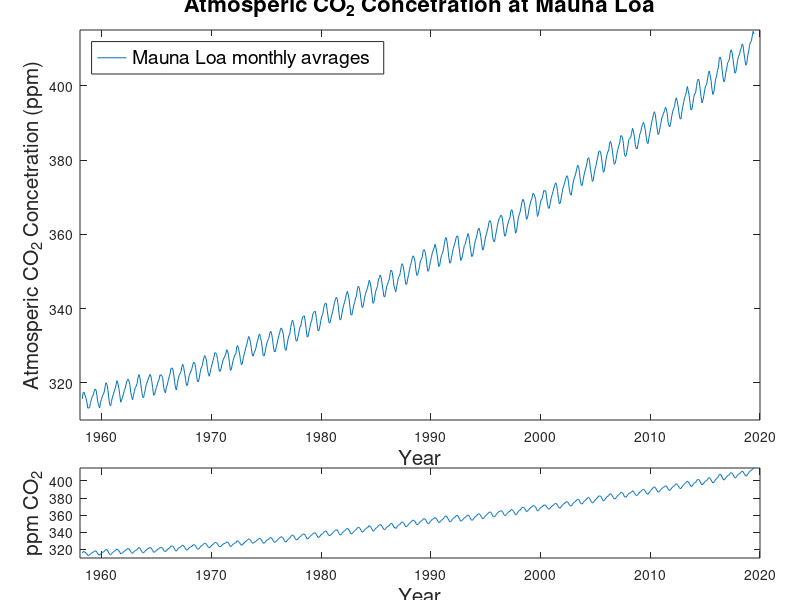

Reproduce this figure in MATLAB.
% 

clear all

load ML_CO2_data

figure(1)
clf

subplot('position', [0.1, 0.07, 0.85, 0.15])

hold on
box on

pp = plot(Data(:,3), Data(:,4));

xlabel('Year', 'FontSize', 15);
ylabel('ppm CO_2', 'FontSize', 15);

xlim([1958, 2020])
ylim([310, 415])

subplot('position', [0.1, 0.3, 0.85, 0.65])

hold on 
box on
pp = plot(Data(:,3), Data(:,4));

xlabel('Year', 'FontSize', 15);
ylabel('Atmosperic CO_2 Concetration (ppm)', 'FontSize', 15)

title('Atmosperic CO_2 Concetration at Mauna Loa','FontSize',16)
L = legend('Mauna Loa monthly avrages');
set(L, 'fontsize', 14, 'location', 'northwest')

xlim([1958, 2020])
ylim([310, 415])